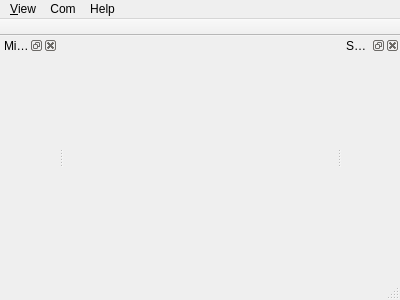
<?xml version="1.0" encoding="UTF-8"?>
<ui version="4.0">
 <class>MainWindow</class>
 <widget class="QMainWindow" name="MainWindow">
  <property name="geometry">
   <rect>
    <x>0</x>
    <y>0</y>
    <width>400</width>
    <height>300</height>
   </rect>
  </property>
  <property name="windowTitle">
   <string>DecaRangeRTLS</string>
  </property>
  <property name="windowIcon">
   <iconset resource="../res/resources.qrc">
    <normaloff>:/icons/DWctrler.ico</normaloff>:/icons/DWctrler.ico</iconset>
  </property>
  <widget class="GraphicsWidget" name="graphicsWidget"/>
  <widget class="QMenuBar" name="menuBar">
   <property name="geometry">
    <rect>
     <x>0</x>
     <y>0</y>
     <width>400</width>
     <height>23</height>
    </rect>
   </property>
   <widget class="QMenu" name="viewMenu">
    <property name="title">
     <string>&amp;View</string>
    </property>
   </widget>
   <widget class="QMenu" name="helpMenu">
    <property name="title">
     <string>Help</string>
    </property>
    <addaction name="actionAbout"/>
   </widget>
   <widget class="QMenu" name="menuCom_C">
    <property name="title">
     <string>Com</string>
    </property>
    <addaction name="actionTele_T"/>
   </widget>
   <addaction name="viewMenu"/>
   <addaction name="menuCom_C"/>
   <addaction name="helpMenu"/>
  </widget>
  <widget class="QToolBar" name="mainToolBar">
   <property name="movable">
    <bool>false</bool>
   </property>
   <property name="floatable">
    <bool>false</bool>
   </property>
   <attribute name="toolBarArea">
    <enum>TopToolBarArea</enum>
   </attribute>
   <attribute name="toolBarBreak">
    <bool>false</bool>
   </attribute>
  </widget>
  <widget class="QStatusBar" name="statusBar"/>
  <widget class="QDockWidget" name="viewSettings_dw">
   <property name="windowTitle">
    <string>Settings</string>
   </property>
   <attribute name="dockWidgetArea">
    <number>2</number>
   </attribute>
   <widget class="ViewSettingsWidget" name="viewSettings_w"/>
  </widget>
  <widget class="QDockWidget" name="minimap_dw">
   <property name="windowTitle">
    <string>Minimap</string>
   </property>
   <attribute name="dockWidgetArea">
    <number>1</number>
   </attribute>
   <widget class="MinimapView" name="minimap"/>
  </widget>
  <action name="actionAbout">
   <property name="text">
    <string>About</string>
   </property>
  </action>
  <action name="actionConfig">
   <property name="text">
    <string>Channel Config</string>
   </property>
  </action>
  <action name="actionTele_T">
   <property name="text">
    <string>Tele(&amp;T)</string>
   </property>
  </action>
 </widget>
 <layoutdefault spacing="6" margin="11"/>
 <customwidgets>
  <customwidget>
   <class>ViewSettingsWidget</class>
   <extends>QWidget</extends>
   <header>ViewSettingsWidget.h</header>
   <container>1</container>
  </customwidget>
  <customwidget>
   <class>GraphicsWidget</class>
   <extends>QWidget</extends>
   <header>GraphicsWidget.h</header>
   <container>1</container>
  </customwidget>
  <customwidget>
   <class>MinimapView</class>
   <extends>QWidget</extends>
   <header>MinimapView.h</header>
   <container>1</container>
  </customwidget>
 </customwidgets>
 <resources>
  <include location="../res/resources.qrc"/>
 </resources>
 <connections/>
</ui>
